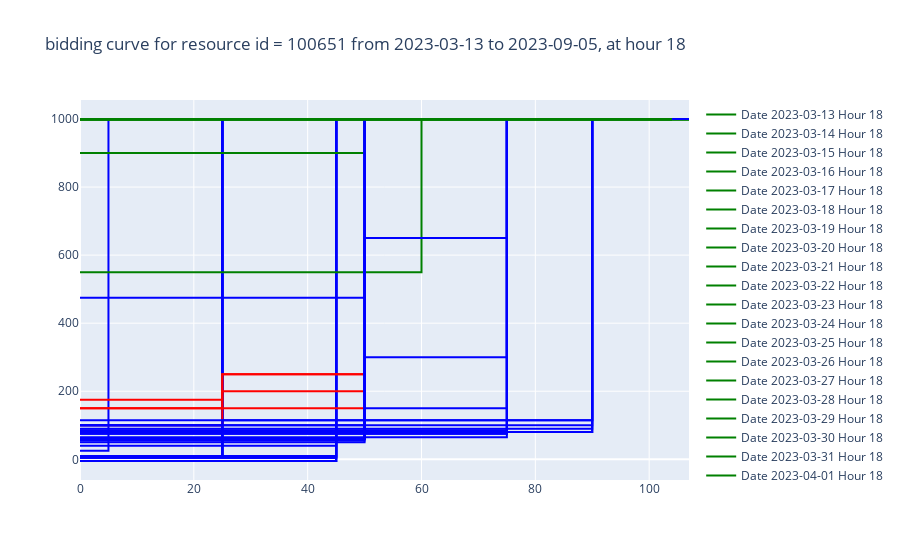

The code cell stored with this chart in its notebook:
### Markdown cell above
## Show clustering results

### Code cell
from draw_bid_curve import draw_bid_curves_for_multiple_days_2d
draw_bid_curves_for_multiple_days_2d(df_train, HOUR, cluster_labels)

### Figure 1 — Plotly figure (JSON) as saved in the notebook; plotly's stock layout.template omitted (floating-point values rounded to 4 significant figures)
{"data": [{"line": {"color": "green"}, "mode": "lines", "name": "Date 2023-03-13 Hour 18", "type": "scatter", "x": [0, 1, 1, 56, 56], "y": [1000.0, 1000.0, 1000, 1000, 1000]}, {"line": {"color": "green"}, "mode": "lines", "name": "Date 2023-03-14 Hour 18", "type": "scatter", "x": [0, 1, 1, 56, 56], "y": [1000.0, 1000.0, 1000, 1000, 1000]}, {"line": {"color": "green"}, "mode": "lines", "name": "Date 2023-03-15 Hour 18", "type": "scatter", "x": [0, 1, 1, 56, 56], "y": [1000.0, 1000.0, 1000, 1000, 1000]}, {"line": {"color": "green"}, "mode": "lines", "name": "Date 2023-03-16 Hour 18", "type": "scatter", "x": [0, 1, 1, 56, 56], "y": [1000.0, 1000.0, 1000, 1000, 1000]}, {"line": {"color": "green"}, "mode": "lines", "name": "Date 2023-03-17 Hour 18", "type": "scatter", "x": [0, 1, 1, 56, 56], "y": [1000.0, 1000.0, 1000, 1000, 1000]}, {"line": {"color": "green"}, "mode": "lines", "name": "Date 2023-03-18 Hour 18", "type": "scatter", "x": [0, 1, 1, 56, 56], "y": [1000.0, 1000.0, 1000, 1000, 1000]}, {"line": {"color": "green"}, "mode": "lines", "name": "Date 2023-03-19 Hour 18", "type": "scatter", "x": [0, 1, 1, 56, 56], "y": [1000.0, 1000.0, 1000, 1000, 1000]}, {"line": {"color": "green"}, "mode": "lines", "name": "Date 2023-03-20 Hour 18", "type": "scatter", "x": [0, 1, 1, 56, 56], "y": [1000.0, 1000.0, 1000, 1000, 1000]}, {"line": {"color": "green"}, "mode": "lines", "name": "Date 2023-03-21 Hour 18", "type": "scatter", "x": [0, 1, 1, 56, 56], "y": [1000.0, 1000.0, 1000, 1000, 1000]}, {"line": {"color": "green"}, "mode": "lines", "name": "Date 2023-03-22 Hour 18", "type": "scatter", "x": [0, 1, 1, 56, 56], "y": [1000.0, 1000.0, 1000, 1000, 1000]}, {"line": {"color": "green"}, "mode": "lines", "name": "Date 2023-03-23 Hour 18", "type": "scatter", "x": [0, 1, 1, 56, 56], "y": [1000.0, 1000.0, 1000, 1000, 1000]}, {"line": {"color": "green"}, "mode": "lines", "name": "Date 2023-03-24 Hour 18", "type": "scatter", "x": [0, 1, 1, 56, 56], "y": [1000.0, 1000.0, 1000, 1000, 1000]}, {"line": {"color": "green"}, "mode": "lines", "name": "Date 2023-03-25 Hour 18", "type": "scatter", "x": [0, 1, 1, 56, 56], "y": [1000.0, 1000.0, 1000, 1000, 1000]}, {"line": {"color": "green"}, "mode": "lines", "name": "Date 2023-03-26 Hour 18", "type": "scatter", "x": [0, 1, 1, 56, 56], "y": [1000.0, 1000.0, 1000, 1000, 1000]}, {"line": {"color": "green"}, "mode": "lines", "name": "Date 2023-03-27 Hour 18", "type": "scatter", "x": [0, 1, 1, 56, 56], "y": [1000.0, 1000.0, 1000, 1000, 1000]}, {"line": {"color": "green"}, "mode": "lines", "name": "Date 2023-03-28 Hour 18", "type": "scatter", "x": [0, 1, 1, 56, 56], "y": [1000.0, 1000.0, 1000, 1000, 1000]}, {"line": {"color": "green"}, "mode": "lines", "name": "Date 2023-03-29 Hour 18", "type": "scatter", "x": [0, 1, 1, 56, 56], "y": [1000.0, 1000.0, 1000, 1000, 1000]}, {"line": {"color": "green"}, "mode": "lines", "name": "Date 2023-03-30 Hour 18", "type": "scatter", "x": [0, 1, 1, 56, 56], "y": [1000.0, 1000.0, 1000, 1000, 1000]}, {"line": {"color": "green"}, "mode": "lines", "name": "Date 2023-03-31 Hour 18", "type": "scatter", "x": [0, 1, 1, 56, 56], "y": [1000.0, 1000.0, 1000, 1000, 1000]}, {"line": {"color": "green"}, "mode": "lines", "name": "Date 2023-04-01 Hour 18", "type": "scatter", "x": [0, 1, 1, 60, 60], "y": [1000.0, 1000.0, 1000, 1000, 1000]}, {"line": {"color": "green"}, "mode": "lines", "name": "Date 2023-04-02 Hour 18", "type": "scatter", "x": [0, 1, 1, 60, 60], "y": [1000.0, 1000.0, 1000, 1000, 1000]}, {"line": {"color": "green"}, "mode": "lines", "name": "Date 2023-04-03 Hour 18", "type": "scatter", "x": [0, 1, 1, 60, 60], "y": [1000.0, 1000.0, 1000, 1000, 1000]}, {"line": {"color": "green"}, "mode": "lines", "name": "Date 2023-04-04 Hour 18", "type": "scatter", "x": [0, 1, 1, 60, 60], "y": [1000.0, 1000.0, 1000, 1000, 1000]}, {"line": {"color": "green"}, "mode": "lines", "name": "Date 2023-04-05 Hour 18", "type": "scatter", "x": [0, 1, 1, 60, 60], "y": [1000.0, 1000.0, 1000, 1000, 1000]}, {"line": {"color": "green"}, "mode": "lines", "name": "Date 2023-04-06 Hour 18", "type": "scatter", "x": [0, 1, 1, 60, 60], "y": [1000.0, 1000.0, 1000, 1000, 1000]}, {"line": {"color": "green"}, "mode": "lines", "name": "Date 2023-04-07 Hour 18", "type": "scatter", "x": [0, 1, 1, 60, 60], "y": [1000.0, 1000.0, 1000, 1000, 1000]}, {"line": {"color": "green"}, "mode": "lines", "name": "Date 2023-04-08 Hour 18", "type": "scatter", "x": [0, 1, 1, 60, 60], "y": [1000.0, 1000.0, 1000, 1000, 1000]}, {"line": {"color": "green"}, "mode": "lines", "name": "Date 2023-04-09 Hour 18", "type": "scatter", "x": [0, 1, 1, 60, 60], "y": [1000.0, 1000.0, 1000, 1000, 1000]}, {"line": {"color": "green"}, "mode": "lines", "name": "Date 2023-04-10 Hour 18", "type": "scatter", "x": [0, 1, 1, 60, 60], "y": [1000.0, 1000.0, 1000, 1000, 1000]}, {"line": {"color": "green"}, "mode": "lines", "name": "Date 2023-04-11 Hour 18", "type": "scatter", "x": [0, 1, 1, 60, 60], "y": [1000.0, 1000.0, 1000, 1000, 1000]}, {"line": {"color": "green"}, "mode": "lines", "name": "Date 2023-04-12 Hour 18", "type": "scatter", "x": [0, 1, 1, 60, 60], "y": [1000.0, 1000.0, 1000, 1000, 1000]}, {"line": {"color": "green"}, "mode": "lines", "name": "Date 2023-04-13 Hour 18", "type": "scatter", "x": [0, 1, 1, 60, 60], "y": [1000.0, 1000.0, 1000, 1000, 1000]}, {"line": {"color": "green"}, "mode": "lines", "name": "Date 2023-04-14 Hour 18", "type": "scatter", "x": [0, 1, 1, 60, 60], "y": [1000.0, 1000.0, 1000, 1000, 1000]}, {"line": {"color": "green"}, "mode": "lines", "name": "Date 2023-04-15 Hour 18", "type": "scatter", "x": [0, 1, 1, 60, 60], "y": [1000.0, 1000.0, 1000, 1000, 1000]}, {"line": {"color": "green"}, "mode": "lines", "name": "Date 2023-04-16 Hour 18", "type": "scatter", "x": [0, 1, 1, 60, 60], "y": [1000.0, 1000.0, 1000, 1000, 1000]}, {"line": {"color": "green"}, "mode": "lines", "name": "Date 2023-04-17 Hour 18", "type": "scatter", "x": [0, 1, 1, 60, 60], "y": [1000.0, 1000.0, 1000, 1000, 1000]}, {"line": {"color": "green"}, "mode": "lines", "name": "Date 2023-04-18 Hour 18", "type": "scatter", "x": [0, 1, 1, 60, 60], "y": [1000.0, 1000.0, 1000, 1000, 1000]}, {"line": {"color": "green"}, "mode": "lines", "name": "Date 2023-04-19 Hour 18", "type": "scatter", "x": [0, 1, 1, 60, 60], "y": [1000.0, 1000.0, 1000, 1000, 1000]}, {"line": {"color": "green"}, "mode": "lines", "name": "Date 2023-04-20 Hour 18", "type": "scatter", "x": [0, 1, 1, 60, 60], "y": [1000.0, 1000.0, 1000, 1000, 1000]}, {"line": {"color": "green"}, "mode": "lines", "name": "Date 2023-04-21 Hour 18", "type": "scatter", "x": [0, 1, 1, 60, 60], "y": [1000.0, 1000.0, 1000, 1000, 1000]}, {"line": {"color": "green"}, "mode": "lines", "name": "Date 2023-04-22 Hour 18", "type": "scatter", "x": [0, 1, 1, 60, 60], "y": [1000.0, 1000.0, 1000, 1000, 1000]}, {"line": {"color": "green"}, "mode": "lines", "name": "Date 2023-04-23 Hour 18", "type": "scatter", "x": [0, 1, 1, 60, 60], "y": [1000.0, 1000.0, 1000, 1000, 1000]}, {"line": {"color": "green"}, "mode": "lines", "name": "Date 2023-04-24 Hour 18", "type": "scatter", "x": [0, 1, 1, 60, 60], "y": [1000.0, 1000.0, 1000, 1000, 1000]}, {"line": {"color": "green"}, "mode": "lines", "name": "Date 2023-04-25 Hour 18", "type": "scatter", "x": [0, 1, 1, 60, 60], "y": [1000.0, 1000.0, 1000, 1000, 1000]}, {"line": {"color": "green"}, "mode": "lines", "name": "Date 2023-04-26 Hour 18", "type": "scatter", "x": [0, 1, 1, 60, 60], "y": [1000.0, 1000.0, 1000, 1000, 1000]}, {"line": {"color": "green"}, "mode": "lines", "name": "Date 2023-04-27 Hour 18", "type": "scatter", "x": [0, 1, 1, 60, 60], "y": [1000.0, 1000.0, 1000, 1000, 1000]}, {"line": {"color": "green"}, "mode": "lines", "name": "Date 2023-04-28 Hour 18", "type": "scatter", "x": [0, 1, 1, 60, 60], "y": [1000.0, 1000.0, 1000, 1000, 1000]}, {"line": {"color": "green"}, "mode": "lines", "name": "Date 2023-04-29 Hour 18", "type": "scatter", "x": [0, 1, 1, 60, 60], "y": [1000.0, 1000.0, 1000, 1000, 1000]}, {"line": {"color": "green"}, "mode": "lines", "name": "Date 2023-04-30 Hour 18", "type": "scatter", "x": [0, 1, 1, 60, 60], "y": [1000.0, 1000.0, 1000, 1000, 1000]}, {"line": {"color": "green"}, "mode": "lines", "name": "Date 2023-05-01 Hour 18", "type": "scatter", "x": [0, 1, 1, 76, 76], "y": [1000.0, 1000.0, 1000, 1000, 1000]}, {"line": {"color": "green"}, "mode": "lines", "name": "Date 2023-05-02 Hour 18", "type": "scatter", "x": [0, 1, 1, 76, 76], "y": [1000.0, 1000.0, 1000, 1000, 1000]}, {"line": {"color": "green"}, "mode": "lines", "name": "Date 2023-05-03 Hour 18", "type": "scatter", "x": [0, 1, 1, 76, 76], "y": [1000.0, 1000.0, 1000, 1000, 1000]}, {"line": {"color": "green"}, "mode": "lines", "name": "Date 2023-05-04 Hour 18", "type": "scatter", "x": [0, 1, 1, 76, 76], "y": [1000.0, 1000.0, 1000, 1000, 1000]}, {"line": {"color": "green"}, "mode": "lines", "name": "Date 2023-05-05 Hour 18", "type": "scatter", "x": [0, 1, 1, 76, 76], "y": [1000.0, 1000.0, 1000, 1000, 1000]}, {"line": {"color": "green"}, "mode": "lines", "name": "Date 2023-05-06 Hour 18", "type": "scatter", "x": [0, 1, 1, 76, 76], "y": [1000.0, 1000.0, 1000, 1000, 1000]}, {"line": {"color": "green"}, "mode": "lines", "name": "Date 2023-05-07 Hour 18", "type": "scatter", "x": [0, 1, 1, 76, 76], "y": [1000.0, 1000.0, 1000, 1000, 1000]}, {"line": {"color": "green"}, "mode": "lines", "name": "Date 2023-05-08 Hour 18", "type": "scatter", "x": [0, 1, 1, 76, 76], "y": [1000.0, 1000.0, 1000, 1000, 1000]}, {"line": {"color": "green"}, "mode": "lines", "name": "Date 2023-05-09 Hour 18", "type": "scatter", "x": [0, 1, 1, 76, 76], "y": [1000.0, 1000.0, 1000, 1000, 1000]}, {"line": {"color": "green"}, "mode": "lines", "name": "Date 2023-05-10 Hour 18", "type": "scatter", "x": [0, 1, 1, 76, 76], "y": [1000.0, 1000.0, 1000, 1000, 1000]}, {"line": {"color": "green"}, "mode": "lines", "name": "Date 2023-05-11 Hour 18", "type": "scatter", "x": [0, 1, 1, 76, 76], "y": [1000.0, 1000.0, 1000, 1000, 1000]}, {"line": {"color": "green"}, "mode": "lines", "name": "Date 2023-05-12 Hour 18", "type": "scatter", "x": [0, 1, 1, 76, 76], "y": [1000.0, 1000.0, 1000, 1000, 1000]}, {"line": {"color": "green"}, "mode": "lines", "name": "Date 2023-05-13 Hour 18", "type": "scatter", "x": [0, 1, 1, 76, 76], "y": [1000.0, 1000.0, 1000, 1000, 1000]}, {"line": {"color": "green"}, "mode": "lines", "name": "Date 2023-05-14 Hour 18", "type": "scatter", "x": [0, 1, 1, 76, 76], "y": [1000.0, 1000.0, 1000, 1000, 1000]}, {"line": {"color": "green"}, "mode": "lines", "name": "Date 2023-05-15 Hour 18", "type": "scatter", "x": [0, 1, 1, 76, 76], "y": [1000.0, 1000.0, 1000, 1000, 1000]}, {"line": {"color": "green"}, "mode": "lines", "name": "Date 2023-05-16 Hour 18", "type": "scatter", "x": [0, 1, 1, 76, 76], "y": [1000.0, 1000.0, 1000, 1000, 1000]}, {"line": {"color": "green"}, "mode": "lines", "name": "Date 2023-05-17 Hour 18", "type": "scatter", "x": [0, 1, 1, 76, 76], "y": [1000.0, 1000.0, 1000, 1000, 1000]}, {"line": {"color": "green"}, "mode": "lines", "name": "Date 2023-05-18 Hour 18", "type": "scatter", "x": [0, 1, 1, 76, 76], "y": [1000.0, 1000.0, 1000, 1000, 1000]}, {"line": {"color": "green"}, "mode": "lines", "name": "Date 2023-05-19 Hour 18", "type": "scatter", "x": [0, 1, 1, 76, 76], "y": [1000.0, 1000.0, 1000, 1000, 1000]}, {"line": {"color": "green"}, "mode": "lines", "name": "Date 2023-05-20 Hour 18", "type": "scatter", "x": [0, 1, 1, 76, 76], "y": [1000.0, 1000.0, 1000, 1000, 1000]}, {"line": {"color": "green"}, "mode": "lines", "name": "Date 2023-05-21 Hour 18", "type": "scatter", "x": [0, 1, 1, 76, 76], "y": [1000.0, 1000.0, 1000, 1000, 1000]}, {"line": {"color": "green"}, "mode": "lines", "name": "Date 2023-05-22 Hour 18", "type": "scatter", "x": [0, 1, 1, 76, 76], "y": [1000.0, 1000.0, 1000, 1000, 1000]}, {"line": {"color": "green"}, "mode": "lines", "name": "Date 2023-05-23 Hour 18", "type": "scatter", "x": [0, 1, 1, 76, 76], "y": [1000.0, 1000.0, 1000, 1000, 1000]}, {"line": {"color": "green"}, "mode": "lines", "name": "Date 2023-05-24 Hour 18", "type": "scatter", "x": [0, 1, 1, 76, 76], "y": [1000.0, 1000.0, 1000, 1000, 1000]}, {"line": {"color": "green"}, "mode": "lines", "name": "Date 2023-05-25 Hour 18", "type": "scatter", "x": [0, 1, 1, 76, 76], "y": [1000.0, 1000.0, 1000, 1000, 1000]}, {"line": {"color": "green"}, "mode": "lines", "name": "Date 2023-05-26 Hour 18", "type": "scatter", "x": [0, 1, 1, 76, 76], "y": [1000.0, 1000.0, 1000, 1000, 1000]}, {"line": {"color": "green"}, "mode": "lines", "name": "Date 2023-05-27 Hour 18", "type": "scatter", "x": [0, 1, 1, 76, 76], "y": [1000.0, 1000.0, 1000, 1000, 1000]}, {"line": {"color": "green"}, "mode": "lines", "name": "Date 2023-05-28 Hour 18", "type": "scatter", "x": [0, 1, 1, 76, 76], "y": [1000.0, 1000.0, 1000, 1000, 1000]}, {"line": {"color": "green"}, "mode": "lines", "name": "Date 2023-05-29 Hour 18", "type": "scatter", "x": [0, 1, 1, 76, 76], "y": [1000.0, 1000.0, 1000, 1000, 1000]}, {"line": {"color": "green"}, "mode": "lines", "name": "Date 2023-05-30 Hour 18", "type": "scatter", "x": [0, 1, 1, 76, 76], "y": [1000.0, 1000.0, 1000, 1000, 1000]}, {"line": {"color": "blue"}, "mode": "lines", "name": "Date 2023-05-31 Hour 18", "type": "scatter", "x": [0, 5, 5, 76, 76], "y": [25, 25, 1000, 1000, 1000]}, {"line": {"color": "green"}, "mode": "lines", "name": "Date 2023-06-02 Hour 18", "type": "scatter", "x": [0, 1, 1, 90, 90], "y": [1000.0, 1000.0, 1000, 1000, 1000]}, {"line": {"color": "green"}, "mode": "lines", "name": "Date 2023-06-03 Hour 18", "type": "scatter", "x": [0, 1, 1, 90, 90], "y": [1000.0, 1000.0, 1000, 1000, 1000]}, {"line": {"color": "green"}, "mode": "lines", "name": "Date 2023-06-04 Hour 18", "type": "scatter", "x": [0, 1, 1, 90, 90], "y": [1000.0, 1000.0, 1000, 1000, 1000]}, {"line": {"color": "green"}, "mode": "lines", "name": "Date 2023-06-05 Hour 18", "type": "scatter", "x": [0, 1, 1, 90, 90], "y": [1000.0, 1000.0, 1000, 1000, 1000]}, {"line": {"color": "blue"}, "mode": "lines", "name": "Date 2023-06-06 Hour 18", "type": "scatter", "x": [0, 25, 25, 90, 90], "y": [10, 10, 1000, 1000, 1000]}, {"line": {"color": "green"}, "mode": "lines", "name": "Date 2023-06-07 Hour 18", "type": "scatter", "x": [0, 1, 1, 90, 90], "y": [1000.0, 1000.0, 1000, 1000, 1000]}, {"line": {"color": "blue"}, "mode": "lines", "name": "Date 2023-06-08 Hour 18", "type": "scatter", "x": [0, 25, 25, 90, 90], "y": [10, 10, 1000, 1000, 1000]}, {"line": {"color": "blue"}, "mode": "lines", "name": "Date 2023-06-09 Hour 18", "type": "scatter", "x": [0, 25, 25, 90, 90], "y": [10, 10, 1000, 1000, 1000]}, {"line": {"color": "blue"}, "mode": "lines", "name": "Date 2023-06-10 Hour 18", "type": "scatter", "x": [0, 25, 25, 90, 90], "y": [10, 10, 1000, 1000, 1000]}, {"line": {"color": "blue"}, "mode": "lines", "name": "Date 2023-06-11 Hour 18", "type": "scatter", "x": [0, 25, 25, 90, 90], "y": [10, 10, 1000, 1000, 1000]}, {"line": {"color": "blue"}, "mode": "lines", "name": "Date 2023-06-12 Hour 18", "type": "scatter", "x": [0, 25, 25, 90, 90], "y": [10, 10, 1000, 1000, 1000]}, {"line": {"color": "blue"}, "mode": "lines", "name": "Date 2023-06-13 Hour 18", "type": "scatter", "x": [0, 25, 25, 90, 90], "y": [10, 10, 1000, 1000, 1000]}, {"line": {"color": "blue"}, "mode": "lines", "name": "Date 2023-06-14 Hour 18", "type": "scatter", "x": [0, 45, 45, 90, 90], "y": [10, 10, 1000, 1000, 1000]}, {"line": {"color": "blue"}, "mode": "lines", "name": "Date 2023-06-15 Hour 18", "type": "scatter", "x": [0, 45, 45, 90, 90], "y": [10, 10, 1000, 1000, 1000]}, {"line": {"color": "green"}, "mode": "lines", "name": "Date 2023-06-16 Hour 18", "type": "scatter", "x": [0, 90, 90], "y": [1000, 1000, 1000]}, {"line": {"color": "blue"}, "mode": "lines", "name": "Date 2023-06-17 Hour 18", "type": "scatter", "x": [0, 45, 45, 90, 90], "y": [5, 5, 1000, 1000, 1000]}, {"line": {"color": "blue"}, "mode": "lines", "name": "Date 2023-06-18 Hour 18", "type": "scatter", "x": [0, 45, 45, 90, 90], "y": [5, 5, 1000, 1000, 1000]}, {"line": {"color": "blue"}, "mode": "lines", "name": "Date 2023-06-19 Hour 18", "type": "scatter", "x": [0, 45, 45, 90, 90], "y": [5, 5, 1000, 1000, 1000]}, {"line": {"color": "blue"}, "mode": "lines", "name": "Date 2023-06-20 Hour 18", "type": "scatter", "x": [0, 45, 45, 90, 90], "y": [5, 5, 1000, 1000, 1000]}, {"line": {"color": "blue"}, "mode": "lines", "name": "Date 2023-06-21 Hour 18", "type": "scatter", "x": [0, 45, 45, 90, 90], "y": [5, 5, 1000, 1000, 1000]}, {"line": {"color": "blue"}, "mode": "lines", "name": "Date 2023-06-22 Hour 18", "type": "scatter", "x": [0, 45, 45, 90, 90], "y": [5, 5, 1000, 1000, 1000]}, {"line": {"color": "blue"}, "mode": "lines", "name": "Date 2023-06-23 Hour 18", "type": "scatter", "x": [0, 45, 45, 90, 90], "y": [-5, -5, 1000, 1000, 1000]}, {"line": {"color": "blue"}, "mode": "lines", "name": "Date 2023-06-24 Hour 18", "type": "scatter", "x": [0, 45, 45, 90, 90], "y": [-5, -5, 1000, 1000, 1000]}, {"line": {"color": "blue"}, "mode": "lines", "name": "Date 2023-06-25 Hour 18", "type": "scatter", "x": [0, 45, 45, 90, 90], "y": [-5, -5, 1000, 1000, 1000]}, {"line": {"color": "blue"}, "mode": "lines", "name": "Date 2023-06-26 Hour 18", "type": "scatter", "x": [0, 45, 45, 90, 90], "y": [-5, -5, 1000, 1000, 1000]}, {"line": {"color": "blue"}, "mode": "lines", "name": "Date 2023-06-27 Hour 18", "type": "scatter", "x": [0, 45, 45, 90, 90], "y": [-5, -5, 1000, 1000, 1000]}, {"line": {"color": "blue"}, "mode": "lines", "name": "Date 2023-06-28 Hour 18", "type": "scatter", "x": [0, 45, 45, 90, 90], "y": [-5, -5, 1000, 1000, 1000]}, {"line": {"color": "green"}, "mode": "lines", "name": "Date 2023-06-29 Hour 18", "type": "scatter", "x": [0, 90, 90], "y": [1000, 1000, 1000]}, {"line": {"color": "blue"}, "mode": "lines", "name": "Date 2023-06-30 Hour 18", "type": "scatter", "x": [0, 45, 45, 90, 90], "y": [40, 40, 1000, 1000, 1000]}, {"line": {"color": "green"}, "mode": "lines", "name": "Date 2023-07-01 Hour 18", "type": "scatter", "x": [0, 1, 1, 40, 40], "y": [1000.0, 1000.0, 1000, 1000, 1000]}, {"line": {"color": "blue"}, "mode": "lines", "name": "Date 2023-07-02 Hour 18", "type": "scatter", "x": [0, 25, 25, 40, 40], "y": [100, 100, 1000, 1000, 1000]}, {"line": {"color": "green"}, "mode": "lines", "name": "Date 2023-07-03 Hour 18", "type": "scatter", "x": [0, 40, 40], "y": [1000, 1000, 1000]}, {"line": {"color": "green"}, "mode": "lines", "name": "Date 2023-07-04 Hour 18", "type": "scatter", "x": [0, 1, 1, 40, 40], "y": [1000.0, 1000.0, 1000, 1000, 1000]}, {"line": {"color": "green"}, "mode": "lines", "name": "Date 2023-07-05 Hour 18", "type": "scatter", "x": [0, 1, 1, 40, 40], "y": [1000.0, 1000.0, 1000, 1000, 1000]}, {"line": {"color": "green"}, "mode": "lines", "name": "Date 2023-07-06 Hour 18", "type": "scatter", "x": [0, 1, 1, 40, 40], "y": [1000.0, 1000.0, 1000, 1000, 1000]}, {"line": {"color": "green"}, "mode": "lines", "name": "Date 2023-07-07 Hour 18", "type": "scatter", "x": [0, 1, 1, 40, 40], "y": [1000.0, 1000.0, 1000, 1000, 1000]}, {"line": {"color": "green"}, "mode": "lines", "name": "Date 2023-07-08 Hour 18", "type": "scatter", "x": [0, 1, 1, 40, 40], "y": [1000.0, 1000.0, 1000, 1000, 1000]}, {"line": {"color": "green"}, "mode": "lines", "name": "Date 2023-07-09 Hour 18", "type": "scatter", "x": [0, 1, 1, 40, 40], "y": [1000.0, 1000.0, 1000, 1000, 1000]}, {"line": {"color": "green"}, "mode": "lines", "name": "Date 2023-07-10 Hour 18", "type": "scatter", "x": [0, 1, 1, 40, 40], "y": [1000.0, 1000.0, 1000, 1000, 1000]}, {"line": {"color": "green"}, "mode": "lines", "name": "Date 2023-07-11 Hour 18", "type": "scatter", "x": [0, 1, 1, 40, 40], "y": [1000.0, 1000.0, 1000, 1000, 1000]}, {"line": {"color": "green"}, "mode": "lines", "name": "Date 2023-07-12 Hour 18", "type": "scatter", "x": [0, 1, 1, 40, 40], "y": [1000.0, 1000.0, 1000, 1000, 1000]}, {"line": {"color": "green"}, "mode": "lines", "name": "Date 2023-07-13 Hour 18", "type": "scatter", "x": [0, 1, 1, 40, 40], "y": [1000.0, 1000.0, 1000, 1000, 1000]}, {"line": {"color": "red"}, "mode": "lines", "name": "Date 2023-07-14 Hour 18", "type": "scatter", "x": [0, 45, 45], "y": [80, 80, 80]}, {"line": {"color": "red"}, "mode": "lines", "name": "Date 2023-07-15 Hour 18", "type": "scatter", "x": [0, 45, 45], "y": [80, 80, 80]}, {"line": {"color": "red"}, "mode": "lines", "name": "Date 2023-07-16 Hour 18", "type": "scatter", "x": [0, 45, 45], "y": [80, 80, 80]}, {"line": {"color": "red"}, "mode": "lines", "name": "Date 2023-07-17 Hour 18", "type": "scatter", "x": [0, 45, 45], "y": [80, 80, 80]}, {"line": {"color": "green"}, "mode": "lines", "name": "Date 2023-07-18 Hour 18", "type": "scatter", "x": [0, 1, 1, 40, 40], "y": [1000.0, 1000.0, 1000, 1000, 1000]}, {"line": {"color": "red"}, "mode": "lines", "name": "Date 2023-07-19 Hour 18", "type": "scatter", "x": [0, 50, 50], "y": [77, 77, 77]}, {"line": {"color": "red"}, "mode": "lines", "name": "Date 2023-07-20 Hour 18", "type": "scatter", "x": [0, 25, 25, 50, 50], "y": [150, 150, 250, 250, 250]}, {"line": {"color": "green"}, "mode": "lines", "name": "Date 2023-07-21 Hour 18", "type": "scatter", "x": [0, 1, 1, 40, 40], "y": [1000.0, 1000.0, 1000, 1000, 1000]}, {"line": {"color": "red"}, "mode": "lines", "name": "Date 2023-07-22 Hour 18", "type": "scatter", "x": [0, 25, 25, 50, 50], "y": [100, 100, 150, 150, 150]}, {"line": {"color": "green"}, "mode": "lines", "name": "Date 2023-07-23 Hour 18", "type": "scatter", "x": [0, 1, 1, 40, 40], "y": [1000.0, 1000.0, 1000, 1000, 1000]}, {"line": {"color": "green"}, "mode": "lines", "name": "Date 2023-07-24 Hour 18", "type": "scatter", "x": [0, 1, 1, 40, 40], "y": [1000.0, 1000.0, 1000, 1000, 1000]}, {"line": {"color": "green"}, "mode": "lines", "name": "Date 2023-07-25 Hour 18", "type": "scatter", "x": [0, 1, 1, 40, 40], "y": [1000.0, 1000.0, 1000, 1000, 1000]}, {"line": {"color": "green"}, "mode": "lines", "name": "Date 2023-07-26 Hour 18", "type": "scatter", "x": [0, 1, 1, 40, 40], "y": [1000.0, 1000.0, 1000, 1000, 1000]}, {"line": {"color": "red"}, "mode": "lines", "name": "Date 2023-07-27 Hour 18", "type": "scatter", "x": [0, 25, 25, 50, 50], "y": [175, 175, 250, 250, 250]}, {"line": {"color": "green"}, "mode": "lines", "name": "Date 2023-07-28 Hour 18", "type": "scatter", "x": [0, 1, 1, 40, 40], "y": [1000.0, 1000.0, 1000, 1000, 1000]}, {"line": {"color": "red"}, "mode": "lines", "name": "Date 2023-07-29 Hour 18", "type": "scatter", "x": [0, 25, 25, 50, 50], "y": [150, 150, 200, 200, 200]}, {"line": {"color": "green"}, "mode": "lines", "name": "Date 2023-07-30 Hour 18", "type": "scatter", "x": [0, 1, 1, 40, 40], "y": [1000.0, 1000.0, 1000, 1000, 1000]}, {"line": {"color": "green"}, "mode": "lines", "name": "Date 2023-07-31 Hour 18", "type": "scatter", "x": [0, 1, 1, 40, 40], "y": [1000.0, 1000.0, 1000, 1000, 1000]}, {"line": {"color": "green"}, "mode": "lines", "name": "Date 2023-08-01 Hour 18", "type": "scatter", "x": [0, 1, 1, 107, 107], "y": [999.0, 999.0, 999, 999, 999]}, {"line": {"color": "blue"}, "mode": "lines", "name": "Date 2023-08-02 Hour 18", "type": "scatter", "x": [0, 25, 25, 90, 90, 106.9, 106.9], "y": [100, 100, 115, 115, 1000, 1000, 1000]}, {"line": {"color": "blue"}, "mode": "lines", "name": "Date 2023-08-03 Hour 18", "type": "scatter", "x": [0, 90, 90, 106.9, 106.9], "y": [115, 115, 1000, 1000, 1000]}, {"line": {"color": "blue"}, "mode": "lines", "name": "Date 2023-08-04 Hour 18", "type": "scatter", "x": [0, 90, 90, 106.9, 106.9], "y": [80, 80, 1000, 1000, 1000]}, {"line": {"color": "blue"}, "mode": "lines", "name": "Date 2023-08-05 Hour 18", "type": "scatter", "x": [0, 90, 90, 106.9, 106.9], "y": [80, 80, 1000, 1000, 1000]}, {"line": {"color": "blue"}, "mode": "lines", "name": "Date 2023-08-06 Hour 18", "type": "scatter", "x": [0, 90, 90, 106.9, 106.9], "y": [90, 90, 1000, 1000, 1000]}, {"line": {"color": "blue"}, "mode": "lines", "name": "Date 2023-08-07 Hour 18", "type": "scatter", "x": [0, 90, 90, 106.9, 106.9], "y": [100, 100, 1000, 1000, 1000]}, {"line": {"color": "blue"}, "mode": "lines", "name": "Date 2023-08-10 Hour 18", "type": "scatter", "x": [0, 50, 50, 106.9, 106.9], "y": [60, 60, 1000, 1000, 1000]}, {"line": {"color": "green"}, "mode": "lines", "name": "Date 2023-08-11 Hour 18", "type": "scatter", "x": [0, 1, 1, 107, 107], "y": [999.0, 999.0, 999, 999, 999]}, {"line": {"color": "blue"}, "mode": "lines", "name": "Date 2023-08-12 Hour 18", "type": "scatter", "x": [0, 50, 50, 106.9, 106.9], "y": [60, 60, 1000, 1000, 1000]}, {"line": {"color": "blue"}, "mode": "lines", "name": "Date 2023-08-13 Hour 18", "type": "scatter", "x": [0, 75, 75, 106.9, 106.9], "y": [75, 75, 1000, 1000, 1000]}, {"line": {"color": "blue"}, "mode": "lines", "name": "Date 2023-08-14 Hour 18", "type": "scatter", "x": [0, 75, 75, 106.9, 106.9], "y": [75, 75, 1000, 1000, 1000]}, {"line": {"color": "green"}, "mode": "lines", "name": "Date 2023-08-15 Hour 18", "type": "scatter", "x": [0, 60, 60, 106.9, 106.9], "y": [550, 550, 1000, 1000, 1000]}, {"line": {"color": "green"}, "mode": "lines", "name": "Date 2023-08-16 Hour 18", "type": "scatter", "x": [0, 50, 50, 80, 80, 106.9, 106.9], "y": [900, 900, 999, 999, 1000, 1000, 1000]}, {"line": {"color": "green"}, "mode": "lines", "name": "Date 2023-08-17 Hour 18", "type": "scatter", "x": [0, 1, 1, 107, 107], "y": [999.0, 999.0, 999, 999, 999]}, {"line": {"color": "green"}, "mode": "lines", "name": "Date 2023-08-18 Hour 18", "type": "scatter", "x": [0, 1, 1, 107, 107], "y": [999.0, 999.0, 999, 999, 999]}, {"line": {"color": "green"}, "mode": "lines", "name": "Date 2023-08-19 Hour 18", "type": "scatter", "x": [0, 1, 1, 107, 107], "y": [999.0, 999.0, 999, 999, 999]}, {"line": {"color": "green"}, "mode": "lines", "name": "Date 2023-08-20 Hour 18", "type": "scatter", "x": [0, 1, 1, 107, 107], "y": [999.0, 999.0, 999, 999, 999]}, {"line": {"color": "green"}, "mode": "lines", "name": "Date 2023-08-21 Hour 18", "type": "scatter", "x": [0, 1, 1, 107, 107], "y": [999.0, 999.0, 999, 999, 999]}, {"line": {"color": "blue"}, "mode": "lines", "name": "Date 2023-08-22 Hour 18", "type": "scatter", "x": [0, 75, 75, 106.9, 106.9], "y": [65, 65, 1000, 1000, 1000]}, {"line": {"color": "blue"}, "mode": "lines", "name": "Date 2023-08-23 Hour 18", "type": "scatter", "x": [0, 50, 50, 106.9, 106.9], "y": [50, 50, 1000, 1000, 1000]}, {"line": {"color": "blue"}, "mode": "lines", "name": "Date 2023-08-24 Hour 18", "type": "scatter", "x": [0, 50, 50, 106.9, 106.9], "y": [55, 55, 1000, 1000, 1000]}, {"line": {"color": "blue"}, "mode": "lines", "name": "Date 2023-08-25 Hour 18", "type": "scatter", "x": [0, 50, 50, 106.9, 106.9], "y": [60, 60, 1000, 1000, 1000]}, {"line": {"color": "blue"}, "mode": "lines", "name": "Date 2023-08-26 Hour 18", "type": "scatter", "x": [0, 50, 50, 106.9, 106.9], "y": [60, 60, 1000, 1000, 1000]}, {"line": {"color": "blue"}, "mode": "lines", "name": "Date 2023-08-27 Hour 18", "type": "scatter", "x": [0, 75, 75, 106.9, 106.9], "y": [80, 80, 1000, 1000, 1000]}, {"line": {"color": "blue"}, "mode": "lines", "name": "Date 2023-08-28 Hour 18", "type": "scatter", "x": [0, 50, 50, 75, 75, 106.9, 106.9], "y": [80, 80, 300, 300, 1000, 1000, 1000]}, {"line": {"color": "blue"}, "mode": "lines", "name": "Date 2023-08-29 Hour 18", "type": "scatter", "x": [0, 50, 50, 75, 75, 106.9, 106.9], "y": [475, 475, 650, 650, 1000, 1000, 1000]}, {"line": {"color": "blue"}, "mode": "lines", "name": "Date 2023-08-30 Hour 18", "type": "scatter", "x": [0, 50, 50, 75, 75, 106.9, 106.9], "y": [100, 100, 150, 150, 1000, 1000, 1000]}, {"line": {"color": "blue"}, "mode": "lines", "name": "Date 2023-08-31 Hour 18", "type": "scatter", "x": [0, 75, 75, 106.9, 106.9], "y": [85, 85, 1000, 1000, 1000]}, {"line": {"color": "green"}, "mode": "lines", "name": "Date 2023-09-01 Hour 18", "type": "scatter", "x": [0, 1, 1, 104, 104], "y": [999.0, 999.0, 999, 999, 999]}, {"line": {"color": "green"}, "mode": "lines", "name": "Date 2023-09-02 Hour 18", "type": "scatter", "x": [0, 1, 1, 104, 104], "y": [999.0, 999.0, 999, 999, 999]}, {"line": {"color": "green"}, "mode": "lines", "name": "Date 2023-09-03 Hour 18", "type": "scatter", "x": [0, 1, 1, 104, 104], "y": [999.0, 999.0, 999, 999, 999]}, {"line": {"color": "green"}, "mode": "lines", "name": "Date 2023-09-04 Hour 18", "type": "scatter", "x": [0, 1, 1, 104, 104], "y": [999.0, 999.0, 999, 999, 999]}, {"line": {"color": "green"}, "mode": "lines", "name": "Date 2023-09-05 Hour 18", "type": "scatter", "x": [0, 1, 1, 104, 104], "y": [999.0, 999.0, 999, 999, 999]}], "layout": {"scene": {"xaxis": {"title": {"text": "MW (Megawatts)"}}, "yaxis": {"title": {"text": "Price ($)"}}}, "title": {"text": "bidding curve for resource id = 100651 from 2023-03-13 to 2023-09-05, at hour 18"}}}
